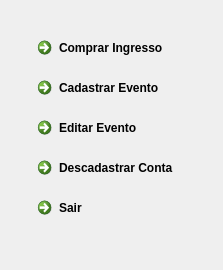
<?xml version="1.0" encoding="UTF-8"?>
<ui version="4.0">
 <class>Logged</class>
 <widget class="QWidget" name="Logged">
  <property name="geometry">
   <rect>
    <x>0</x>
    <y>0</y>
    <width>223</width>
    <height>270</height>
   </rect>
  </property>
  <property name="windowTitle">
   <string>Form</string>
  </property>
  <widget class="QCommandLinkButton" name="commandLinkButton">
   <property name="geometry">
    <rect>
     <x>30</x>
     <y>30</y>
     <width>168</width>
     <height>41</height>
    </rect>
   </property>
   <property name="text">
    <string>Comprar Ingresso</string>
   </property>
  </widget>
  <widget class="QCommandLinkButton" name="enrollEvent">
   <property name="geometry">
    <rect>
     <x>30</x>
     <y>70</y>
     <width>168</width>
     <height>41</height>
    </rect>
   </property>
   <property name="text">
    <string>Cadastrar Evento</string>
   </property>
  </widget>
  <widget class="QCommandLinkButton" name="commandLinkButton_3">
   <property name="geometry">
    <rect>
     <x>30</x>
     <y>110</y>
     <width>168</width>
     <height>41</height>
    </rect>
   </property>
   <property name="text">
    <string>Editar Evento</string>
   </property>
  </widget>
  <widget class="QCommandLinkButton" name="commandLinkButton_4">
   <property name="geometry">
    <rect>
     <x>30</x>
     <y>150</y>
     <width>168</width>
     <height>41</height>
    </rect>
   </property>
   <property name="text">
    <string>Descadastrar Conta</string>
   </property>
  </widget>
  <widget class="QCommandLinkButton" name="logout">
   <property name="geometry">
    <rect>
     <x>30</x>
     <y>190</y>
     <width>168</width>
     <height>41</height>
    </rect>
   </property>
   <property name="text">
    <string>Sair</string>
   </property>
  </widget>
 </widget>
 <resources/>
 <connections/>
</ui>
